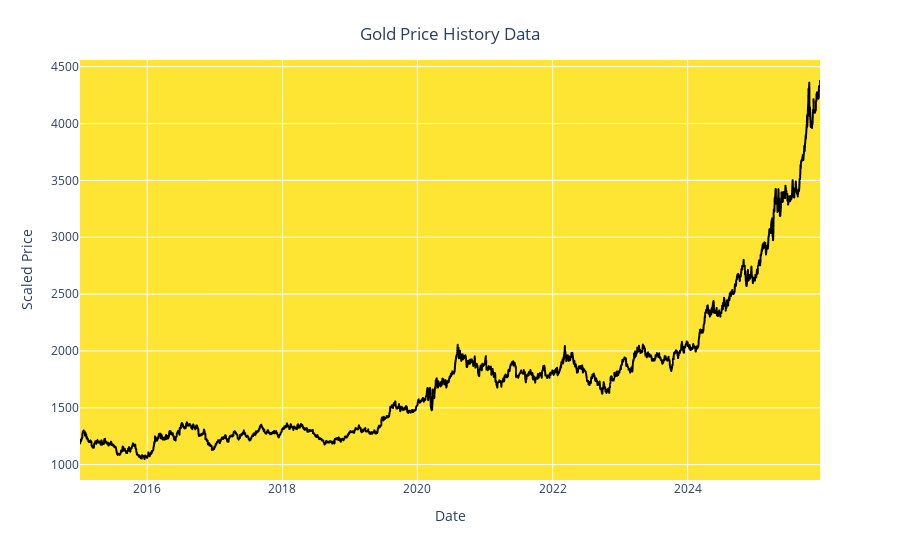

The cell this chart's notebook holds for it:
### Markdown cell above
# Step 5: Visualizing Gold Price History Data

__Interactive Gold Price Chart:__

### Code cell
fig = px.line(y=df.Price, x=df.Date)
fig.update_traces(line_color='black') 
fig.update_layout(xaxis_title="Date", 
                  yaxis_title="Scaled Price",
                  title={'text': "Gold Price History Data", 'y':0.95, 'x':0.5, 'xanchor':'center', 'yanchor':'top'},
                  plot_bgcolor='rgba(255,223,0,0.8)')

### Figure 1 — Plotly figure (JSON) as saved in the notebook; plotly's stock layout.template omitted (floating-point values rounded to 4 significant figures; data arrays with more than 128 entries replaced by an {"elided": "..."} marker saying what was removed)
{"data": [{"hovertemplate": "x=%{x}<br>y=%{y}<extra></extra>", "legendgroup": "", "line": {"color": "black", "dash": "solid"}, "marker": {"symbol": "circle"}, "mode": "lines", "name": "", "showlegend": false, "type": "scattergl", "x": {"elided": "2813 str values"}, "xaxis": "x", "y": {"elided": "2813 float values"}, "yaxis": "y"}], "layout": {"legend": {"tracegroupgap": 0}, "margin": {"t": 60}, "plot_bgcolor": "rgba(255,223,0,0.8)", "title": {"text": "Gold Price History Data", "x": 0.5, "xanchor": "center", "y": 0.95, "yanchor": "top"}, "xaxis": {"anchor": "y", "domain": [0, 1], "title": {"text": "Date"}}, "yaxis": {"anchor": "x", "domain": [0, 1], "title": {"text": "Scaled Price"}}}}
